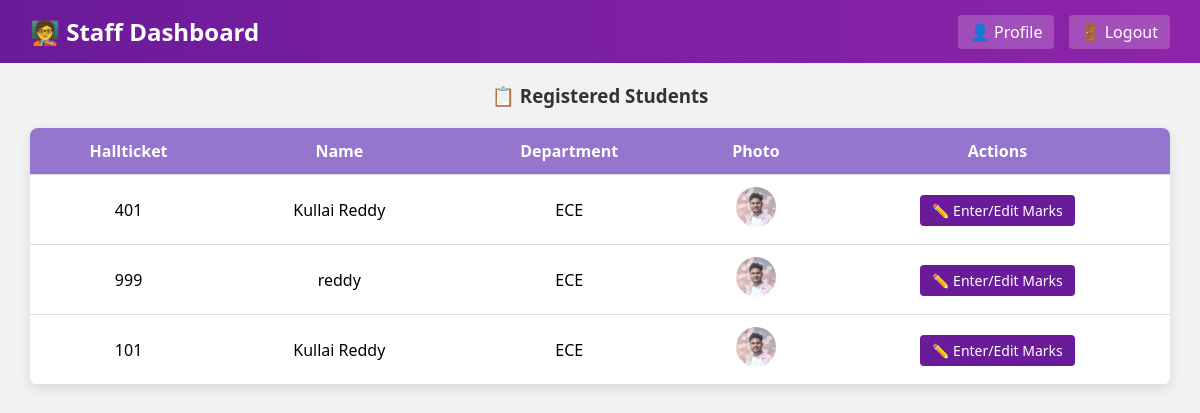
The page /staff_dashboard (signed in) on the database its author committed.
### tables this page shows
CREATE TABLE students (
            id INTEGER PRIMARY KEY AUTOINCREMENT,
            name TEXT,
            hallticket TEXT UNIQUE,
            department TEXT,
            mobile TEXT,
            join_date TEXT,
            address TEXT,
            email TEXT UNIQUE,
            photo TEXT,
            username TEXT UNIQUE,
            password TEXT
        );

### app.py (the view)
@app.route('/staff_dashboard')
def staff_dashboard():
    if 'staff_username' not in session:
        flash('❌ Please log in first.', 'error')
        return redirect(url_for('staff_login'))
    username = session['staff_username']
    with sqlite3.connect('database.db') as conn:
        cursor = conn.cursor()
        cursor.execute('SELECT name, photo_url FROM staff WHERE username=?', (username,))
        staff_details = cursor.fetchone()
        cursor.execute('SELECT id, name, hallticket, department, photo FROM students')
        students_list = cursor.fetchall()
    return render_template('staff_dashboard.html', staff=staff_details, students=students_list)

### templates/staff_dashboard.html (shortened to what this page needs)
<!DOCTYPE html>
<html>
<head>
</head>
<body>
<header>
    <h2>🧑‍🏫 Staff Dashboard</h2>
    <div class="header-buttons">
        <a href="{{ url_for('staff_profile') }}">👤 Profile</a>
        <a href="{{ url_for('logout') }}">🚪 Logout</a>
    </div>
</header>
<h3>📋 Registered Students</h3>
<table>
    <thead>
        <tr>
            <th>Hallticket</th>
            <th>Name</th>
            <th>Department</th>
            <th>Photo</th>
            <th>Actions</th>
        </tr>
    </thead>
    <tbody>
        {% for student in students %}
        <tr>
            <td>{{ student[2] }}</td>
            <td>{{ student[1] }}</td>
            <td>{{ student[3] }}</td>
            <td>
                {% if student[4] %}
                    <img src="{{ url_for('static', filename='uploads_students/' ~ student[4]) }}" alt="Photo" class="profile-photo">
                {% else %}
                    N/A
                {% endif %}
            </td>
            <td>
                <a href="{{ url_for('enter_marks', student_id=student[0]) }}" class="button">✏️ Enter/Edit Marks</a>
            </td>
        </tr>
        {% endfor %}
    </tbody>
</table>
</body>
</html>

### templates/staff_dashboard.html (style rules this page uses)
body { font-family: 'Segoe UI', sans-serif; background: #f2f2f2; margin: 0; padding: 0; }
header { background: linear-gradient(to right, #6a1b9a, #8e24aa); color: white; padding: 15px 30px; display: flex; justify-content: space-between; align-items: center; }
header h2 { margin: 0; }
.header-buttons a { background: #ffffff33; color: white; padding: 6px 12px; border-radius: 4px; text-decoration: none; margin-left: 10px; }
h3 { text-align: center; margin: 20px 0; color: #333; }
table { width: 95%; margin: 0 auto 30px auto; border-collapse: collapse; background: white; border-radius: 8px; overflow: hidden; box-shadow: 0 4px 12px rgba(0,0,0,0.1); }
th, td { padding: 12px; text-align: center; border-bottom: 1px solid #ddd; }
th { background: #9575cd; color: white; }
.button { background: #6a1b9a; color: white; padding: 6px 12px; text-decoration: none; border-radius: 4px; font-size: 14px; }
img.profile-photo { border-radius: 50%; height: 40px; width: 40px; object-fit: cover; }

### rows shown on the page
students: hallticket "401", name "Kullai Reddy", department "ECE", photo (picture)
students: hallticket "999", name "reddy", department "ECE", photo (picture)
students: hallticket "101", name "Kullai Reddy", department "ECE", photo (picture)
